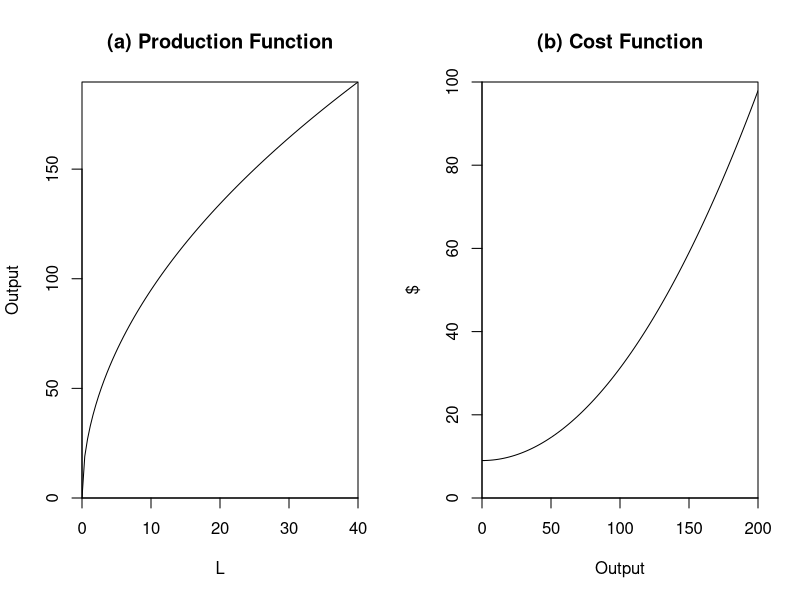
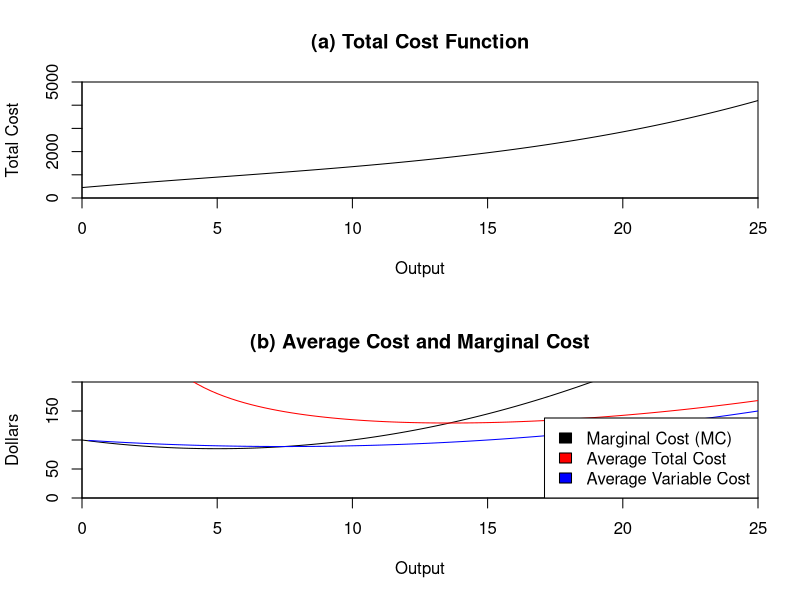
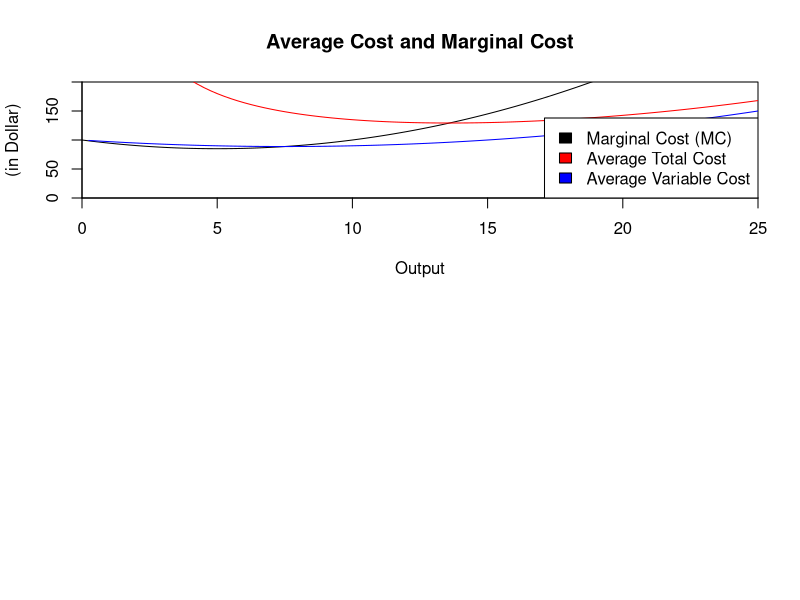

Write R code to recreate these figures, in order.
## ---- chunk 1
profun                  = function(L){30*sqrt(L)}
costfun                 = function(Q){Q^2/450+9}
par(mfrow=c(1,2))
  curve(profun,from=0,to=40,yaxs="i",xaxs="i",main="(a) Production Function",xlab="L",ylab="Output")
  curve(costfun,from=0,to=200,yaxs="i",xaxs="i",main="(b) Cost Function",xlab="Output",ylab="$",ylim=c(0,100))
rm(costfun,profun)
## ---- chunk 2
TC        = function(x){450+100*x-3*x^2+0.2*x^3}
MC        = function(x){100-6*x+0.6*x^2}
ATC       = function(x){(450+100*x-3*x^2+0.2*x^3)/x}
AVC       = function(x){(100*x-3*x^2+0.2*x^3)/x}
par(mfrow=c(2,1))
  curve(TC,from=0,to=25,ylab="Total Cost",xlab="Output",main="(a) Total Cost Function",
        yaxs="i",xaxs="i",ylim=c(0,5000))  
  curve(MC,from=0,to=25,ylim=c(0,200),ylab="Dollars",xlab="Output",
        main="(b) Average Cost and Marginal Cost",yaxs="i",xaxs="i")
  curve(ATC,add=TRUE,col="red",from=0,to=25)
  curve(AVC,add=TRUE,col="blue",from=0,to=25)
  legend("bottomright",
         legend=c("Marginal Cost (MC)","Average Total Cost","Average Variable Cost"),
         fill=c("black","red","blue"))
rm(ATC,AVC,MC,TC)
## ---- chunk 3
MC        = function(x){100-6*x+0.6*x^2}
ATC       = function(x){(450+100*x-3*x^2+0.2*x^3)/x}
AVC       = function(x){(100*x-3*x^2+0.2*x^3)/x}
curve(MC,from=0,to=25,ylim=c(0,200),ylab="(in Dollar)",xlab="Output",
      main="Average Cost and Marginal Cost",yaxs="i",xaxs="i")
curve(ATC,add=TRUE,col="red",from=0,to=25)
curve(AVC,add=TRUE,col="blue",from=0,to=25)
legend("bottomright",
  legend=c("Marginal Cost (MC)","Average Total Cost","Average Variable Cost"),
  fill=c("black","red","blue"))
rm(ATC,AVC,MC)
